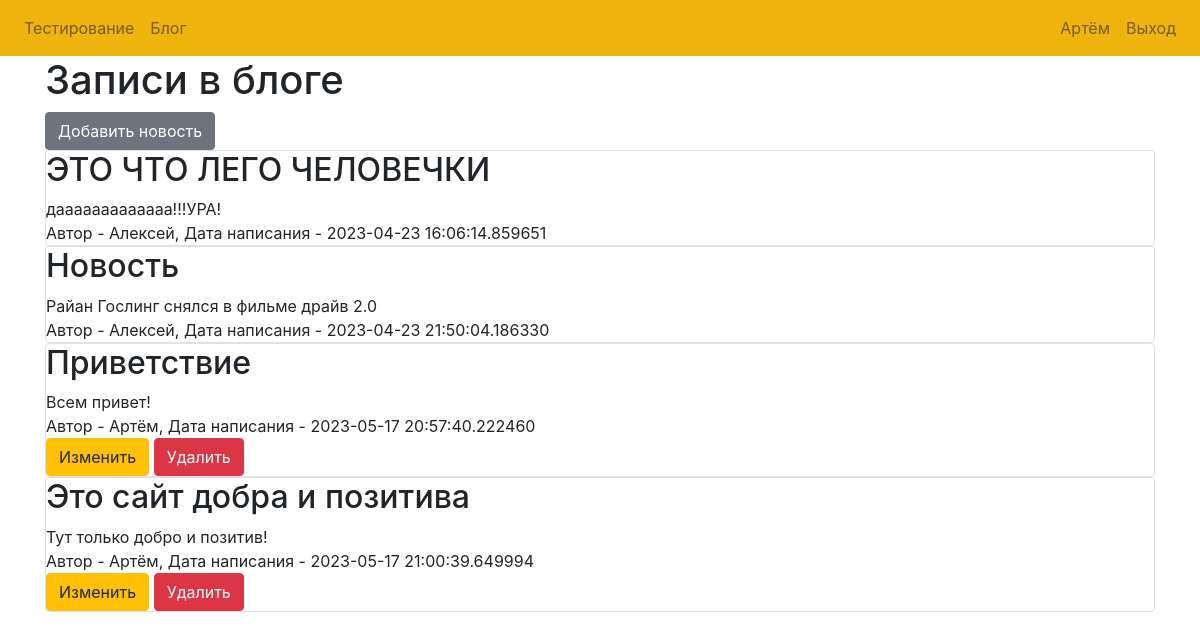
Page /news (signed in) on the committed database.
### data/users.py (models this page shows)
class User(SqlAlchemyBase, UserMixin):
    __tablename__ = 'users'
    id = sqlalchemy.Column(sqlalchemy.Integer, primary_key=True)
    email = sqlalchemy.Column(sqlalchemy.String, unique=True)
    password = sqlalchemy.Column(sqlalchemy.String)
    first_name = sqlalchemy.Column(sqlalchemy.String)
    news = orm.relationship("News", back_populates='user')

### data/news.py (models this page shows)
class News(SqlAlchemyBase):
    __tablename__ = 'news'
    id = sqlalchemy.Column(sqlalchemy.Integer,
                           primary_key=True, autoincrement=True)
    title = sqlalchemy.Column(sqlalchemy.String, nullable=True)
    content = sqlalchemy.Column(sqlalchemy.String, nullable=True)
    created_date = sqlalchemy.Column(sqlalchemy.DateTime,
                                     default=datetime.datetime.now)
    is_private = sqlalchemy.Column(sqlalchemy.Boolean, default=True)
    user_id = sqlalchemy.Column(sqlalchemy.Integer,
                                sqlalchemy.ForeignKey("users.id"))
    user = orm.relationship('User')

### view.py (the view)
@view.route("/news")
@login_required
def news_check():
    db_sess = db_session.create_session()
    if current_user.is_authenticated:
        news = db_sess.query(News).filter(
            (News.user == current_user) | (News.is_private != 1))
    else:
        news = db_sess.query(News).filter(News.is_private != 1)
    return render_template("news.html", news=news, user=current_user)

### __init__.py (called while the page is built)
def create_app():
    app = Flask(__name__)
    app.config["SECRET_KEY"] = "Leha_secret"
    db_session.global_init(f"db/{DB_NAME}")
    app.register_blueprint(view, url_prefix="/")
    app.register_blueprint(auth, url_prefix="/")
    login_manager = LoginManager()
    login_manager.login_view = "auth.login"
    login_manager.init_app(app)
    @login_manager.user_loader
    def load_user(user_id):
        db_sess = db_session.create_session()
        return db_sess.query(User).get(int(user_id))
    app.run()
    return app

### data/db_session.py (called while the page is built)
def create_session() -> Session:
    global __factory
    return __factory()

### templates/news.html
{% extends "base.html" %}{% block title %}News{% endblock %}
{% block content %}
<h1>Записи в блоге</h1>
{% if current_user.is_authenticated %}
    <a href="news-add" class="btn btn-secondary">Добавить новость</a>
{% endif %}
{% for item in news%}
<div class="col-md6 border rounded">
    <h2>{{ item.title }}</h2>
    <div>
        {{ item.content }}
    </div>
    <div>
        Автор - {{ item.user.first_name }}, Дата написания - {{ item.created_date }}
    </div>
    {% if current_user.is_authenticated and current_user == item.user %}
        <div>
            <a href="/edit-news/{{ item.id }}" class="btn btn-warning">
                Изменить
            </a>
            <a href="/news_delete/{{ item.id }}" class="btn btn-danger">
                Удалить
            </a>
        </div>
    {% endif %}
</div>
{% endfor %}
{% endblock %}

### templates/base.html (shortened to what this page needs)
<!DOCTYPE html>
<html>
  <head>
    <link
      rel="stylesheet"
      href="https://stackpath.bootstrapcdn.com/bootstrap/4.4.1/css/bootstrap.min.css"
    />
    <link
      rel="stylesheet"
      href="https://stackpath.bootstrapcdn.com/font-awesome/4.7.0/css/font-awesome.min.css"
    />
    <link rel="stylesheet" type="text/css" href="static/css/container.css">
  </head>
  <body>
    <nav class="navbar navbar-expand-lg navbar-light" style="background-color: #f0b40e;">
      <div class="collapse navbar-collapse" id="navbar">
        <div class="navbar-nav">
          {% if user.is_authenticated %}
          <a class="nav-item nav-link" id="home" href="/">Тестирование</a>
          <a class="nav-item nav-link" id="news" href="/news">Блог</a>
          {% else %}
          <a class="nav-item nav-link" id="login" href="/login">Вход</a>
          <a class="nav-item nav-link" id="register" href="/register">Регистрация</a>
          {% endif %}
        </div>
      </div>
      <div class="navbar-nav" align="right">
        {% if user.is_authenticated %}
        <a class="nav-item nav-link" id="cabinet" href="/cabinet">{{ user.first_name }}</a>
        <a class="nav-item nav-link" id="logout" href="/logout">Выход</a>
        {% endif %}
      </div>
    </nav>
    <div class="container">{% block content %}{% endblock %}</div>
  </body>
</html>

### static/css/container.css (style rules this page uses)
.container { align-items: center; }

### rows in the picture
User: first_name "Артём"
News: title "ЭТО ЧТО ЛЕГО ЧЕЛОВЕЧКИ", content "дааааааааааааа!!!УРА!", user.first_name "Алексей", created_date "2023-04-23 16:06:14.859651"
News: title "Новость", content "Райан Гослинг снялся в фильме драйв 2.0", user.first_name "Алексей", created_date "2023-04-23 21:50:04.186330"
News: title "Приветствие", content "Всем привет!", user.first_name "Артём", created_date "2023-05-17 20:57:40.222460"
News: title "Это сайт добра и позитива", content "Тут только добро и позитив!", user.first_name "Артём", created_date "2023-05-17 21:00:39.649994"
